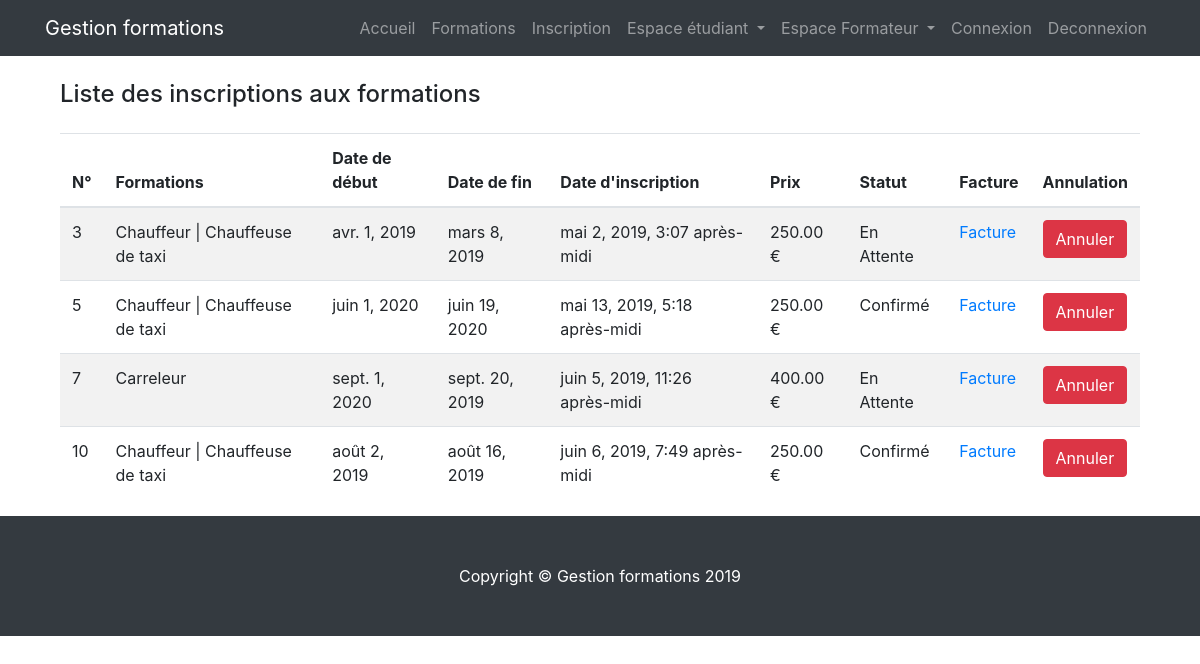
The app's page /training/my_training/ (signed in), older data.
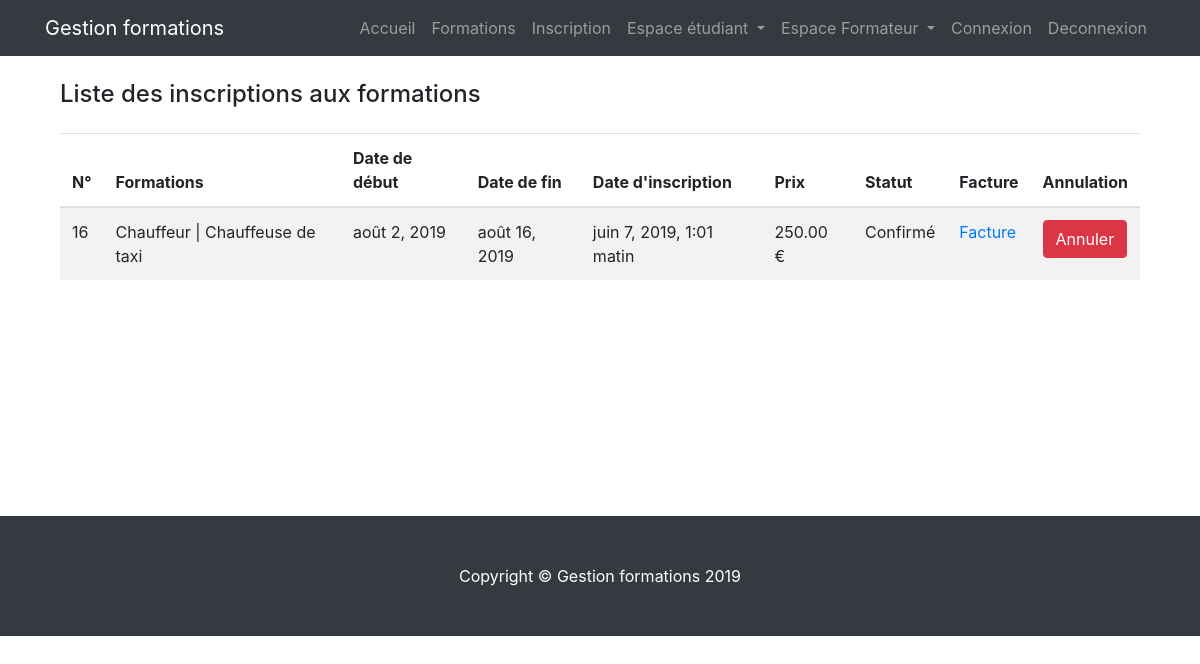
The same page, newer data.
### booking/models.py (models this page shows, shortened)
class RegistrationSession(models.Model):
    session=models.ForeignKey(Session,verbose_name='Session',on_delete=models.CASCADE)
    student=models.ForeignKey(Profile,verbose_name='Etudiant',on_delete=models.CASCADE,limit_choices_to={'user_type': 1})
    date_of_registration=models.DateTimeField(verbose_name="Date d' inscription",auto_now=True,null=True)
    STATUS = (
            (1, 'En Attente'),
            (2, 'Confirmé'),
            (3, 'Annulé'),
        )
    status = models.PositiveSmallIntegerField(verbose_name='Statut',choices=STATUS,default=1)
    class Meta:
        verbose_name="Inscription à une session"
        verbose_name_plural='Inscription aux sessions'
    """
    Méthode qui permet de savoir le nombre de place déja réservée pour une session determinée.
    """
    """
    Méthode qui permet de voir le nombre de place disponible
    pour une session de formation transmise en paramètre.

    """

### training/models.py (models this page shows, shortened)
class Session(models.Model):
    date_of_begin=models.DateField(verbose_name='Date de début',null=True)
    date_of_finish=models.DateField(verbose_name='Date de fin',null=True)
    seats_max=models.IntegerField(verbose_name='Nombre de places',null=True)
    training = models.ForeignKey(Training, on_delete=models.CASCADE)
    teacher = models.ForeignKey(Profile, on_delete=models.CASCADE, verbose_name='Formateur',
                                limit_choices_to={'user_type': 2},default=2)
    full=models.BooleanField(verbose_name='Complet',default=False)
    class Meta:
        verbose_name='Session'
        verbose_name_plural = 'Sessions'

class Training(models.Model):
    name=models.CharField(verbose_name='Nom de la formation', max_length=150)
    description=models.TextField(verbose_name='Description')
    price=models.DecimalField(verbose_name='Prix',max_digits=6,decimal_places=2)
    category=models.ForeignKey(Category,on_delete=models.CASCADE, verbose_name='Catégorie')
    number_hours=models.IntegerField(verbose_name='Nombre d''heures')
    image_training = models.ImageField(verbose_name='Image Formation',upload_to='training', blank=True)
    image_thumbnail = ImageSpecField(source='image_training',
                                      processors=[ResizeToFill(700, 400)],
                                      format='JPEG',
                                      options={'quality': 99})
    image_detail_thumbnail = ImageSpecField(source='image_training',
                                     processors=[ResizeToFill(900, 400)],
                                     format='JPEG',
                                     options={'quality': 99})
    class Meta:
        verbose_name='Formation'
        verbose_name_plural = 'Formations'

### training/views.py (the view)
# urls.py: path('my_training/',views.my_training,name='my_training'),
def my_training(request):
    current_user=request.user.profile
    booking_user=RegistrationSession.objects.filter(student=current_user).exclude(status=3)
    return render(request,'training/my_training.html',{'booking_user':booking_user})

### training/templates/training/my_training.html (shortened to what this page needs)
{% extends 'base.html' %}
{% load crispy_forms_tags %}
{% block content %}
<div class="container">
    <div class="row">
        <div class="col-sm-12">
            <h4 class="my-4">Liste des inscriptions aux formations</h4>
            {% if not booking_user %}
                <p>Vous n'avez pas d'inscription ! </p>
            {% else %}
                <table class="table table-striped">
                      <thead>
                        <tr>
                          <th scope="col">N°</th>
                          <th scope="col">Formations</th>
                          <th scope="col">Date de début</th>
                          <th scope="col">Date de fin</th>
                          <th scope="col">Date d'inscription</th>
                          <th scope="col">Prix</th>
                          <th scope="col">Statut</th>
                          <th scope="col">Facture</th>
                          <th scope="col">Annulation</th>
                        </tr>
                      </thead>
                      <tbody>
                            {% for booking in booking_user  %}
                                <tr>
                                    <form class="update_status" method="POST" action="{% url 'training:update_registration' id_registration=booking.pk %}">
                                        <td>{{booking.id}}</td>
                                        <td>{{booking.session.training.name}}</td>
                                        <td>{{booking.session.date_of_begin}}</td>
                                        <td>{{booking.session.date_of_finish}}</td>
                                        <td>{{booking.date_of_registration}}</td>
                                        <td>{{booking.session.training.price}} €</td>
                                        <td>{{booking.get_status_display}}</td>
                                        <td><a href="{% url 'billing:print_invoice' id_session=booking.session.pk %}">Facture</a></td>
                                        <td><input type="submit" class="btn btn-danger" value="Annuler"></td>
                                    </form>
                                </tr>
                            {% endfor%}
                      </tbody>
                </table>
            {% endif %}
        </div>
    </div>
</div>
{% endblock content %}

### templates/base.html (shortened to what this page needs)
<!DOCTYPE html>
<html lang="fr">
<head>
{% load static %}
  <link href="{% static 'css/bootstrap.min.css' %}" rel="stylesheet">
  <link href="{% static 'css/index.css' %}" rel="stylesheet">
</head>
<body>
  {% include 'nav.html'%}
  <div class="container">
   {% block content %}
   {% endblock content%}
  </div>
  <footer class="py-5 bg-dark">
    <div class="container">
      <p class="m-0 text-center text-white">Copyright &copy; Gestion formations 2019</p>
    </div>
  </footer>
</body>
</html>

### templates/nav.html (shortened to what this page needs)
<nav class="navbar fixed-top navbar-expand-lg navbar-dark bg-dark fixed-top">
  <div class="container">
    <a class="navbar-brand" href="{% url 'home:home' %}">Gestion formations</a>
    <div class="collapse navbar-collapse" id="navbarResponsive">
      <ul class="navbar-nav ml-auto">
        <li class="nav-item">
          <a class="nav-link" href="{% url 'home:home' %}">Accueil</a>
        </li>
        <li class="nav-item">
          <a class="nav-link" href="{% url 'training:list_training'%}">Formations</a>
        </li>
        <li class="nav-item">
          <a class="nav-link" href="{% url 'sign_up' %}">Inscription</a>
        </li>
        <li class="nav-item dropdown">
          <a class="nav-link dropdown-toggle" href="#" id="navbarDropdownPortfolio" data-toggle="dropdown" aria-haspopup="true" aria-expanded="false">
            Espace étudiant
          </a>
        </li>
        <li class="nav-item dropdown">
          <a class="nav-link dropdown-toggle" href="#" id="navbarDropdownBlog" data-toggle="dropdown" aria-haspopup="true" aria-expanded="false">
            Espace Formateur
          </a>
        </li>
        <li class="nav-item">
          <a class="nav-link" href="{% url 'login' %}">Connexion</a>
        </li>
        <li class="nav-item">
          <a class="nav-link" href="{% url 'logout' %}">Deconnexion</a>
        </li>
      </ul>
    </div>
  </div>
</nav>

### static/css/index.css (style rules this page uses)
body { padding-top: 56px; }

### training/templates/training/my_training.html (style rules this page uses)
.row { min-height:460px; }

Row changes from the older to the newer data that the page shows:
removed RegistrationSession: id "3", session.training.name "Chauffeur | Chauffeuse de taxi", session.date_of_begin "avr. 1, 2019", session.date_of_finish "mars 8, 2019", date_of_registration "mai 2, 2019, 3:07 après-midi", session.training.price "250.00", status "En Attente"
removed RegistrationSession: id "5", session.training.name "Chauffeur | Chauffeuse de taxi", session.date_of_begin "juin 1, 2020", session.date_of_finish "juin 19, 2020", date_of_registration "mai 13, 2019, 5:18 après-midi", session.training.price "250.00", status "Confirmé"
removed RegistrationSession: id "7", session.training.name "Carreleur", session.date_of_begin "sept. 1, 2020", session.date_of_finish "sept. 20, 2019", date_of_registration "juin 5, 2019, 11:26 après-midi", session.training.price "400.00", status "En Attente"
removed RegistrationSession: id "10", session.training.name "Chauffeur | Chauffeuse de taxi", session.date_of_begin "août 2, 2019", session.date_of_finish "août 16, 2019", date_of_registration "juin 6, 2019, 7:49 après-midi", session.training.price "250.00", status "Confirmé"
added RegistrationSession: id "16", session.training.name "Chauffeur | Chauffeuse de taxi", session.date_of_begin "août 2, 2019", session.date_of_finish "août 16, 2019", date_of_registration "juin 7, 2019, 1:01 matin", session.training.price "250.00", status "Confirmé"
